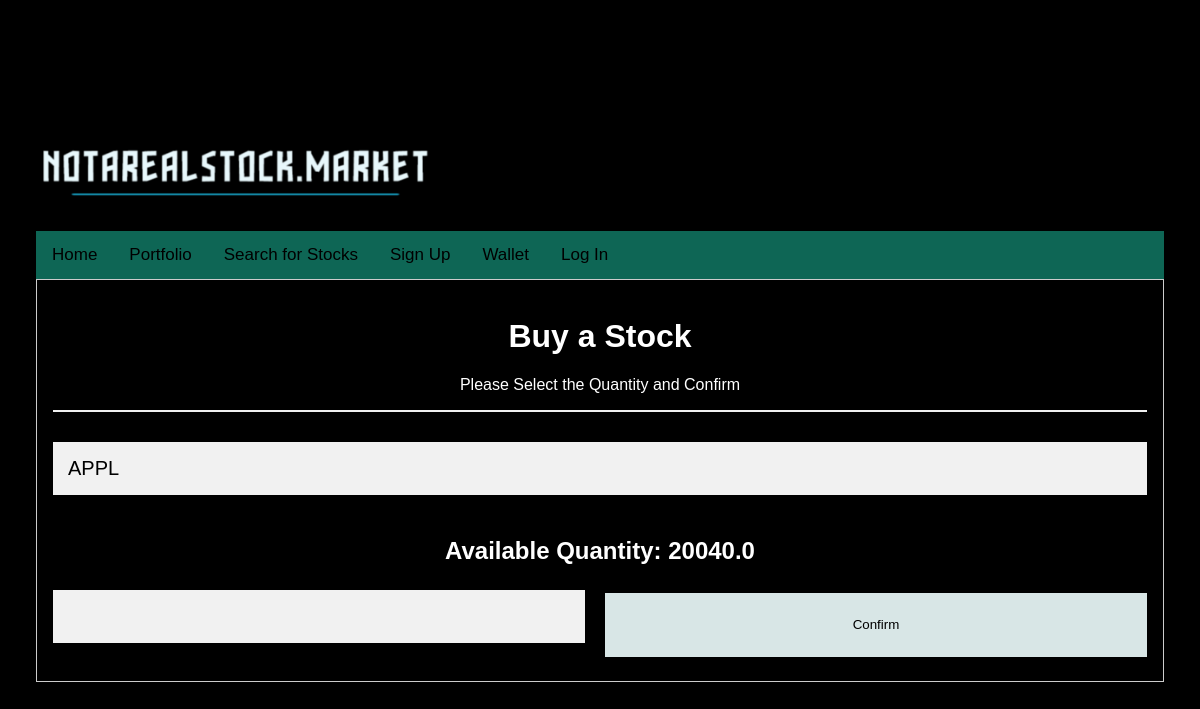
The page /buyastock/1 on the database as committed earlier.
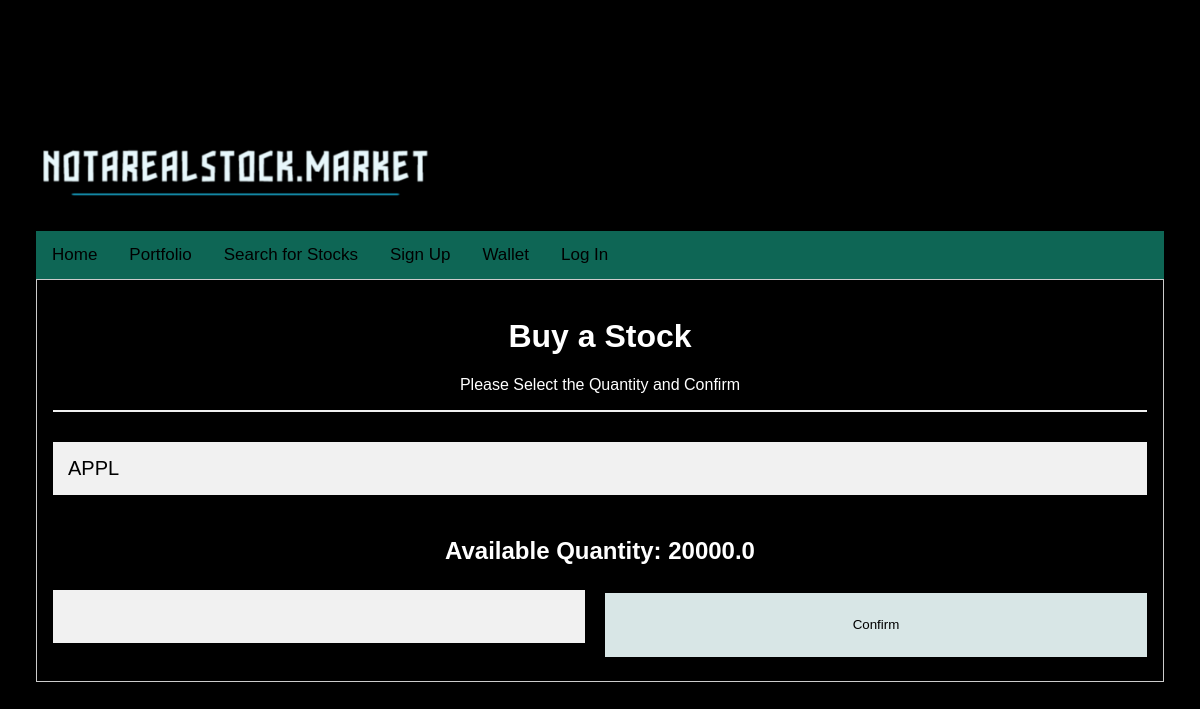
The same page on the database as committed later.
### app.py (models this page shows, shortened)
class Company(db.Model):
    __tablename__ = 'Company'
    companyId = db.Column(db.Integer, primary_key=True, index=True)
    ticker = db.Column(db.String(5))
    total_shares = db.Column(db.Float(), nullable=False)
    name = db.Column(db.String(100))

### app.py (the view)
@app.route("/buyastock/<int:stockID>", methods=["GET"])
def buyaStock(stockID):
   user_id = session.get('user_id')
   portfolio_entry = Portfolio.query.filter_by(userid=user_id, stockID=stockID).first()
   stockName = Stock.query.filter_by(stockId=stockID).first()
   stockName = stockName.ticker
   company = Company.query.filter_by(ticker=stockName).first()
   availShares = company.total_shares
   return render_template('buyastock.html', availShares=availShares, stockName=stockName)

### templates/buyastock.html (shortened to what this page needs)
<div style="text-align: left;"><img src="{{ url_for('static', filename='notarealstock.png') }}" width="400"/></div>
<div class="topnav">
  <a class="active" href="/">Home</a>
  <a href="portfolio">Portfolio</a>
  <a href="searchstock">Search for Stocks</a>
  <a href="signup">Sign Up</a>
  <a href="wallet">Wallet</a>
  <a href="login-signup">Log In</a>
</div>
</head>
<html>
<head>
</head>
 <form action="/buythestock" method="POST" style="border:1px solid #ccc">
  <div class="container">
    <h1>Buy a Stock</h1>
    <p>Please Select the Quantity and Confirm</p>
    <hr>
    <h2><input type="text" name="stockTicker" value="{{ stockName }}" readonly></h2>
    <h2>Available Quantity: {{ availShares }}</h2>
    <div style="display: flex; justify-content: space-between;">
      <input type="number" id="buyQuantity" name="buyQuantity" style="flex: 1; margin-right: 10px;">
      <button type="submit" id="confirm" class="cancelbtn" style="flex: 1; margin-left: 10px;">Confirm</button>
    </div>
</form>
</html>
<body>
<html>
</body>
</html>
<head>
</head>

Rows that differ between the two databases and show on the page:
changed Company: total_shares "20040.0" → "20000.0"
